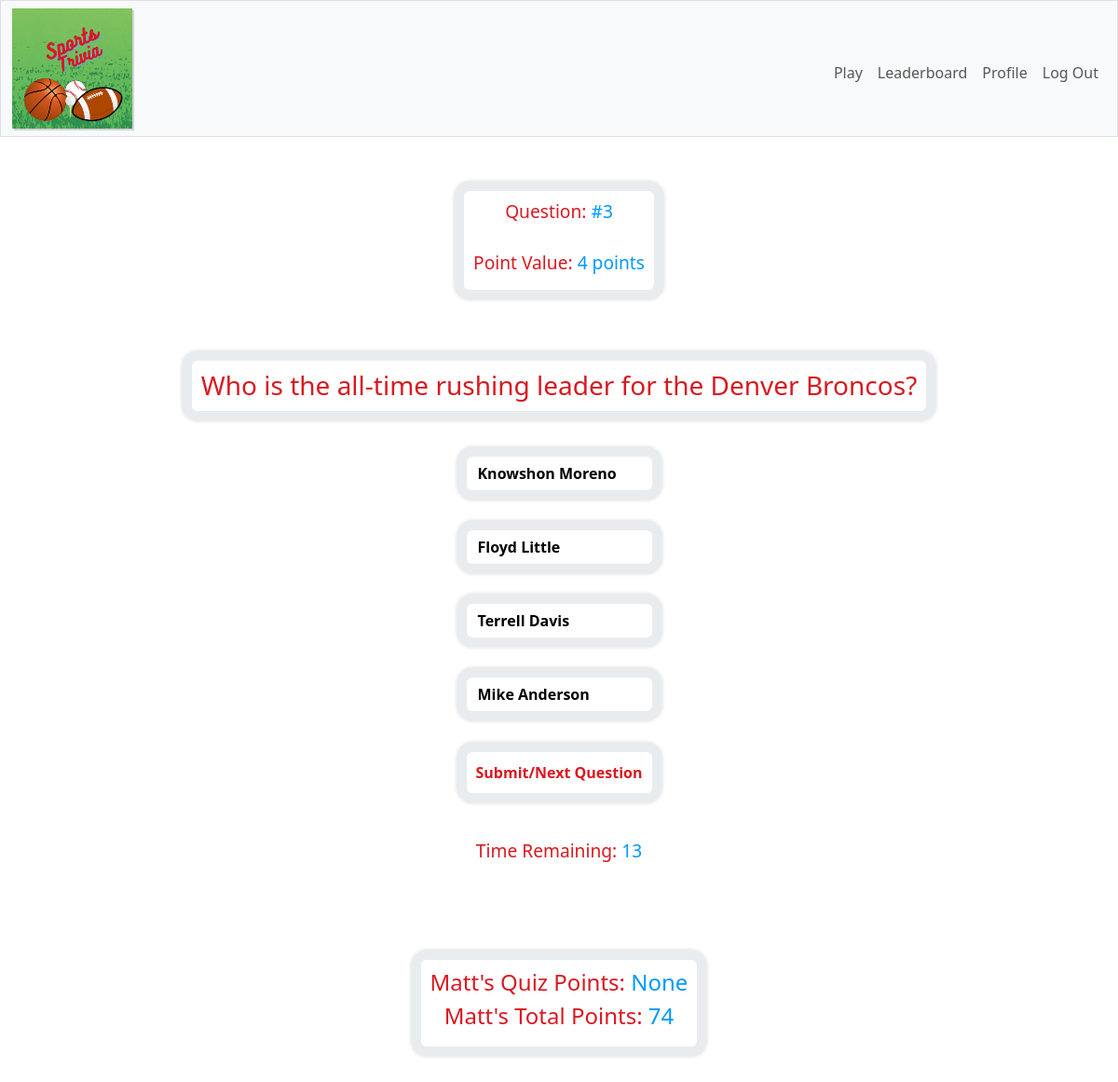
Screenshot of /test/1/question/2 (signed in) with the database file from the repository.
### tables this page shows
CREATE TABLE questions (
    id INTEGER PRIMARY KEY AUTOINCREMENT NOT NULL,
    point_value NUMERIC,
    category TEXT,
    question TEXT,
    correct_answer TEXT,
    wrong_1 TEXT,
    wrong_2 TEXT,
    wrong_3 TEXT,
    date_used TEXT DEFAULT '2023-01-01'
);

CREATE TABLE users (
    id INTEGER PRIMARY KEY AUTOINCREMENT NOT NULL,
    firstname TEXT NOT NULL,
    lastname TEXT NOT NULL,
    username TEXT NOT NULL,
    hash TEXT NOT NULL,
    points NUMERIC NOT NULL DEFAULT 0,
    email TEXT, "tests_taken" INTEGER DEFAULT (0), security_question, security_answer);

### quiz.py (the view)
@quiz_bp.route("/test/<int:test_id>/question/<int:index>")
@login_required
def getNextQuestion(test_id, index):
    user_id = session["user_id"]
    first_name_db = db_first("SELECT firstname FROM users WHERE id = ?", user_id)
    first_name = first_name_db["firstname"]
    questions_ids_db = db_query("SELECT questions_id FROM questions_tests_rel WHERE test_id = ? ORDER BY questions_id",test_id)
    question_ids = []
    i = 0
    while i < len(questions_ids_db):
        question = questions_ids_db[i]["questions_id"]
        question_ids.append(question)
        i += 1
    point_values_db = db_first("SELECT point_value FROM questions WHERE id = ?", question_ids[index])
    point_value = point_values_db["point_value"]
    questions_db = db_first("SELECT question FROM questions WHERE id = ?",question_ids[index])
    question = questions_db["question"]
    answers = []
    answers_db = db_query("SELECT correct_answer, wrong_1, wrong_2, wrong_3 FROM questions WHERE id = ?", question_ids[index])
    answer = answers_db[0]["correct_answer"]
    answers.append(answer)
    answer = answers_db[0]["wrong_1"]
    answers.append(answer)
    answer = answers_db[0]["wrong_2"]
    answers.append(answer)
    answer = answers_db[0]["wrong_3"]
    answers.append(answer)
    random.shuffle(answers)
    try:
        conn = get_db_connection()
        row = conn.execute("SELECT points_earned FROM users_tests_rel WHERE test_id = ? AND user_id = ?",(test_id, user_id))
        quiz_points_db = row.fetchone()
        quiz_points = quiz_points_db["points_earned"]
        question_number = index + 1
    except:
        question_number = index + 1
        quiz_points = 0
    total_points_db = db_first("SELECT points FROM users WHERE id = ?", user_id)
    total_points = total_points_db["points"]
    return render_template("question.html", index=index, test_id=test_id, question=question, answer1=answers[0], answer2=answers[1], answer3=answers[2], answer4=answers[3],question_id=question_ids[index], point_value=point_value, total_points=total_points, quiz_points=quiz_points, question_number=question_number, first_name=first_name)

### app.py (called while the page is built)
@app.after_request
def after_request(response):
    response.headers["Cache-Control"] = "no-cache, no-store, must-revalidate"
    response.headers["Expires"] = 0
    response.headers["Pragma"] = "no-cache"
    return response

### helpers.py (called while the page is built)
def login_required(f):
    @wraps(f)
    def decorated_function(*args, **kwargs):
        if session.get("user_id") is None and session.get("temp_id") is None:
            return redirect("/login")
        return f(*args, **kwargs)
    return decorated_function

def get_db_connection():
    conn = sqlite3.connect('database.db', timeout=20)
    conn.row_factory = sqlite3.Row
    return conn

def dict_factory(cursor, row):
    fields = [column[0] for column in cursor.description]
    return {key: value for key, value in zip(fields, row)}

def db_query(query, parameters):
    conn = get_db_connection()
    conn.row_factory = dict_factory
    row = conn.execute(query, (parameters,))
    query_info = row.fetchall()
    conn.close()
    return query_info

def db_first(query, parameters):
    conn = get_db_connection()
    conn.row_factory = dict_factory
    row = conn.execute(query, (parameters,))
    query_info = row.fetchone()
    conn.close()
    return query_info

### templates/question.html (shortened to what this page needs)
{% extends "base.html" %}
{% block main %}
    <div class="question-and-points">
        <h4 class="sqltitle">Question: <span class="sqlinfo"> #{{ question_number }}</span></h4>
        <br>
        <h4 class="sqltitle">Point Value:<span class="sqlinfo"> {{ point_value }} points</span></h4>
    </div>
<br>
<form action="/test/{{ test_id }}/question/{{ index }}" method="post">
    <div>
        <h3 class="question"><span>{{ question }}</span></h3>
            <div class="btn-group-vertical" class="btn-group btn-group-toggle" data-toggle="buttons">
                <label class="btn btn-secondary" for="1">{{ answer1 }}</label><br>
                <label class="btn btn-secondary" for="2">{{ answer2 }}</label><br>
                <label class="btn btn-secondary" for="3">{{ answer3 }}</label><br>
                <label class="btn btn-secondary" for="4">{{ answer4 }}</label>
                <br>
                <button class="submit" id="submit" type="submit" aria-label="Answer">Submit/Next Question</button>
            </div>
    </div>
    <br>
</form>
<h4 class="sqltitle">Time Remaining: <span id="seconds" class="sqlinfo">15</span></h4>
<div>
</div>
    <div class="question-and-points">
        <h4>{{first_name}}'s Quiz Points: <span class="sqlinfo">{{ quiz_points }}</h4></span>
        <h4>{{first_name}}'s Total Points: <span class="sqlinfo">{{ total_points }}</h4></span>
    </div>
  {% endblock %}

### static/styles.css (style rules this page uses)
.sqltitle { color: #d81921 !important; font-size: larger !important; }
.sqlinfo { color: #0098ff; }
.question { margin-bottom: 30px; }
.question span { margin-left: 1rem; margin-right: 1rem; display: inline-flex; color: #d81921 !important; padding: 10px; width: fit-content; justify-self: center; box-shadow: 0 0 5px 0 rgba(0,0,0,0.11), 0 0 5px 0 rgba(0, 0, 0, 0.08); background-color: #ffffff; border-radius: 1rem; border:solid; border-color: #e9ecef; border-width: 10px; transition: border-left 300ms ease-in-out, padding-left 300ms ease-in-out; }
.question-and-points { justify-content: center; text-align: center; margin-bottom: 2rem; display: inline-block; color: #d81921 !important; padding: 10px; width: fit-content; box-shadow: 0 0 5px 0 rgba(0,0,0,0.11), 0 0 5px 0 rgba(0, 0, 0, 0.08); background-color: #ffffff; border-radius: 1rem; border:solid; border-color: #e9ecef; border-width: 10px; transition: border-left 300ms ease-in-out, padding-left 300ms ease-in-out; }
.btn-group-vertical { width:fit-content; }
label.btn.btn-secondary { border-width: 10px; border-radius: 1rem !important; display: flex; font-weight: 600; --bs-btn-color:#000000; --bs-btn-bg: #ffffff; --bs-btn-border-color: #e9ecef; --bs-btn-active-bg: #0098ff; --bs-btn-active-border-color: #e9ecef; box-shadow: 0 0 5px 0 rgba(0,0,0,0.11), 0 0 5px 0 rgba(0, 0, 0, 0.08); }
.submit { font-weight: bold; color: #d81921; padding: 10px; border-width: 10px; border-style: solid; border-color: #e9ecef; background-color: #ffffff; border-radius: 1rem !important; display: inline-flex; box-shadow: 0 0 5px 0 rgba(0,0,0,0.11), 0 0 5px 0 rgba(0, 0, 0, 0.08); }

### rows the page displays
questions: question "Who is the all-time rushing leader for the Denver Broncos?", wrong_3 "Knowshon Moreno", wrong_1 "Floyd Little", correct_answer "Terrell Davis", wrong_2 "Mike Anderson"
users: firstname "Matt"

### other values shown
{{ question_number }} "3"
{{ point_value }} "4"
{{ quiz_points }} "None"
{{ total_points }} "74"
